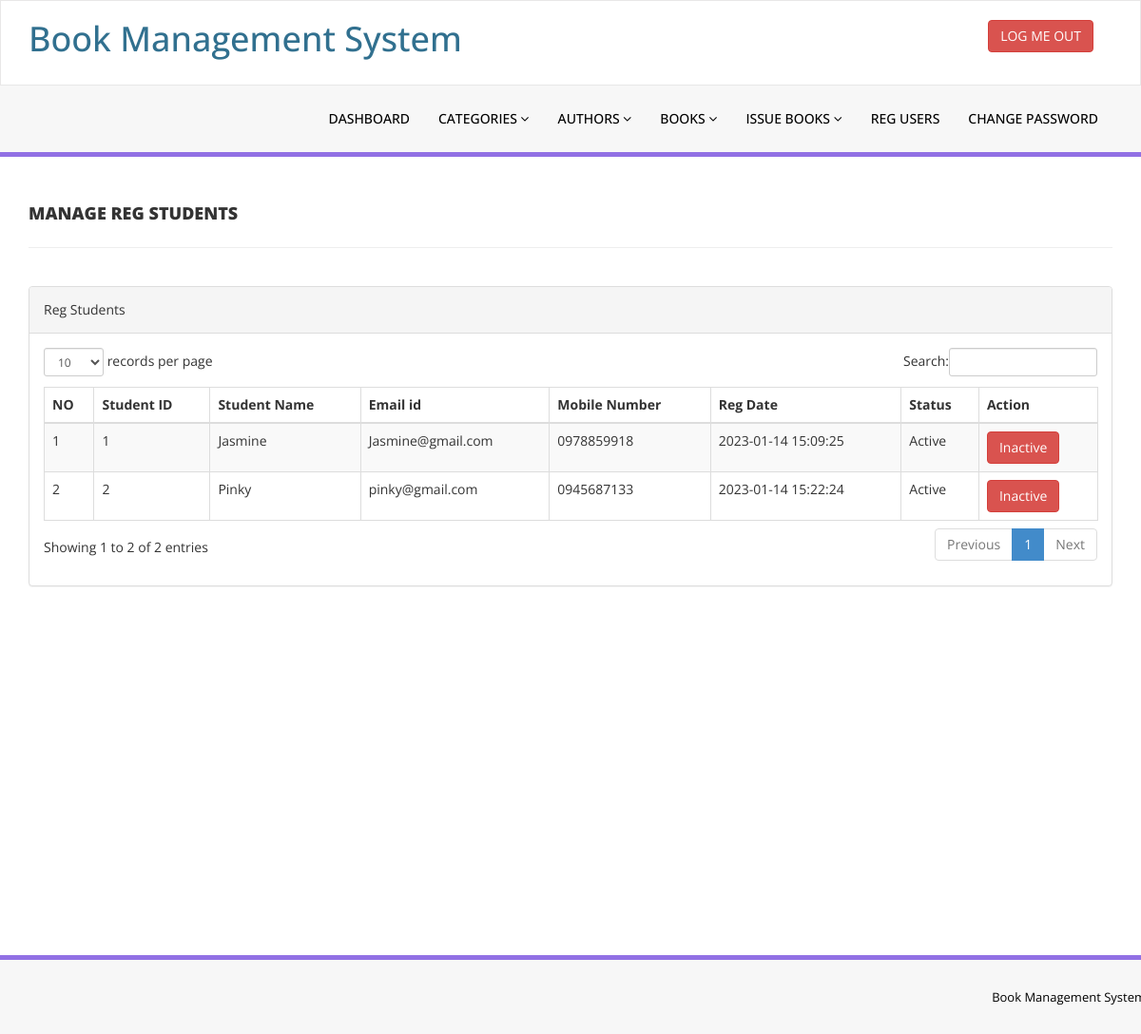
The app's page /admin/reg-students.php (signed in) with its own data.
### tables this page shows
CREATE TABLE `tblstudents` (
  `id` int(11) NOT NULL,
  `StudentId` varchar(100) DEFAULT NULL,
  `FullName` varchar(120) DEFAULT NULL,
  `EmailId` varchar(120) DEFAULT NULL,
  `MobileNumber` char(11) DEFAULT NULL,
  `Password` varchar(120) DEFAULT NULL,
  `Status` int(1) DEFAULT NULL,
  `RegDate` timestamp NULL DEFAULT current_timestamp(),
  `UpdationDate` timestamp NULL DEFAULT NULL ON UPDATE current_timestamp()
);

### admin/reg-students.php (the view, shortened to what this page needs)
<?php
include('includes/config.php');
if(strlen($_SESSION['alogin'])==0)
    {
header('location:index.php');
}
else{
    ?>
<!DOCTYPE html>
<html xmlns="http://www.w3.org/1999/xhtml">
<head>
    <link href="assets/css/bootstrap.css" rel="stylesheet" />
    <link href="assets/css/font-awesome.css" rel="stylesheet" />
    <link href="assets/js/dataTables/dataTables.bootstrap.css" rel="stylesheet" />
    <link href="assets/css/style.css" rel="stylesheet" />
</head>
<body>
    <?php include('includes/header.php');?>
    <div class="content-wrapper">
        <div class="container">
            <div class="row pad-botm">
                <div class="col-md-12">
                    <h4 class="header-line">Manage Reg Students</h4>
                </div>
            </div>
            <div class="row">
                <div class="col-md-12">
                    <div class="panel panel-default">
                        <div class="panel-heading">
                            Reg Students
                        </div>
                        <div class="panel-body">
                            <div class="table-responsive">
                                <table class="table table-striped table-bordered table-hover" id="dataTables-example">
                                    <thead>
                                        <tr>
                                            <th>NO</th>
                                            <th>Student ID</th>
                                            <th>Student Name</th>
                                            <th>Email id </th>
                                            <th>Mobile Number</th>
                                            <th>Reg Date</th>
                                            <th>Status</th>
                                            <th>Action</th>
                                        </tr>
                                    </thead>
                                    <tbody>
                                        <?php $sql = "SELECT * from tblstudents";
$query = $dbh -> prepare($sql);
$query->execute();
$results=$query->fetchAll(PDO::FETCH_OBJ);
$cnt=1;
if($query->rowCount() > 0)
{
foreach($results as $result)
{               ?>
                                        <tr class="odd gradeX">
                                            <td class="center"><?php echo htmlentities($cnt);?></td>
                                            <td class="center"><?php echo htmlentities($result->StudentId);?></td>
                                            <td class="center"><?php echo htmlentities($result->FullName);?></td>
                                            <td class="center"><?php echo htmlentities($result->EmailId);?></td>
                                            <td class="center"><?php echo htmlentities($result->MobileNumber);?></td>
                                            <td class="center"><?php echo htmlentities($result->RegDate);?></td>
                                            <td class="center"><?php if($result->Status==1)
                                            {
                                                echo htmlentities("Active");
                                            } else {
                                            echo htmlentities("Blocked");
}
                                            ?></td>
                                            <td class="center">
                                                <?php if($result->Status==1)
 {?>
                                                <a href="reg-students.php?inid=<?php echo htmlentities($result->id);?>"
                                                    onclick="return confirm('Are you sure you want to block this student?');"" >  <button class="
                                                    btn btn-danger"> Inactive</button>
                                                    <?php } else {?>
                                                    <a href="reg-students.php?id=<?php echo htmlentities($result->id);?>"
                                                        onclick="return confirm('Are you sure you want to active this student?');""><button class="
                                                        btn btn-primary"> Active</button>
                                                        <?php } ?>
                                            </td>
                                        </tr>
                                        <?php $cnt=$cnt+1;}} ?>
                                    </tbody>
                                </table>
                            </div>
                        </div>
                    </div>
                </div>
            </div>
        </div>
    </div>
    <?php include('includes/footer.php');?>
</body>
</html>
<?php } ?>

### admin/assets/css/style.css (style rules this page uses)
.content-wrapper { margin-top: 40px; min-height:800px; padding-bottom:90px; }
.header-line { font-weight:900; padding-bottom:25px; border-bottom:1px solid #eeeeee; text-transform:uppercase; }
.pad-botm { padding-bottom:30px; }

### records on screen
tblstudents: StudentId "1", FullName "Jasmine", EmailId "Jasmine@gmail.com", MobileNumber "0978859918", RegDate "2023-01-14 15:09:25"
tblstudents: StudentId "2", FullName "Pinky", EmailId "pinky@gmail.com", MobileNumber "0945687133", RegDate "2023-01-14 15:22:24"
